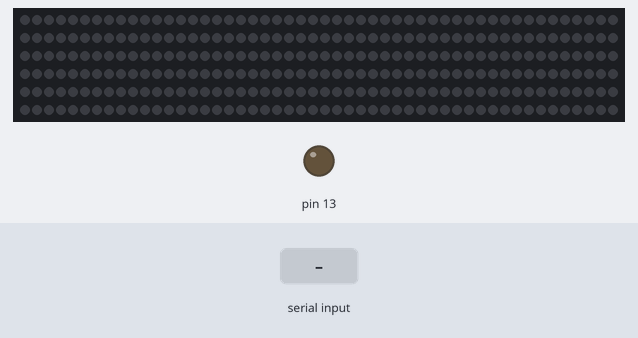
The sketch below on a simulated Arduino Uno, built with avr-gcc and run on an emulated ATmega328P. Shown: 300 RGB LEDs in strip order, left to right, continuing on the next row, output pins drawn as LEDs (lit = HIGH). The test bench sets the inputs (shaded band).

Above: at 1.2 s.
1.3 s: "90,45\n" received over Serial
At 6.0 s:
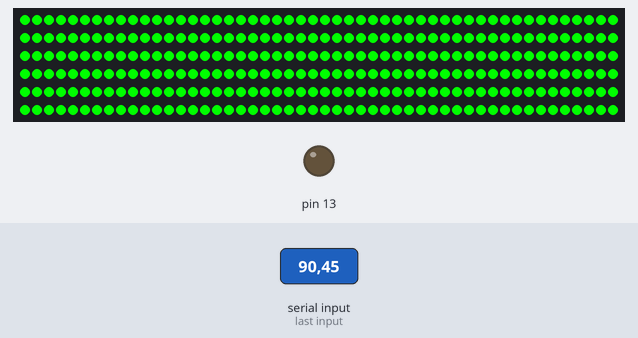
6.3 s: "30,150\n" received over Serial
9.3 s: "90\n" received over Serial
At 11.4 s:
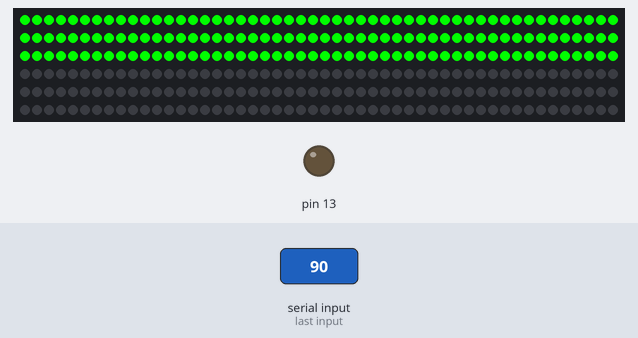
Timing chart, 0 to 12.9 s (numbered marks = the images above; inputs shaded):
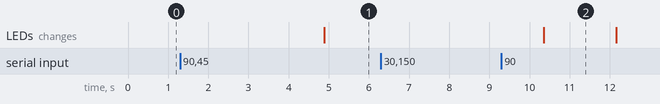

Measured:
- after the input at 1.3 s, the LEDs: change after 3.6 s (image 1)
- after the input at 6.3 s, every drawn part: stays the same

The sketch:

arduinocode.ino
```cpp
#include <Adafruit_NeoPixel.h>
#include <SoftwareSerial.h>

SoftwareSerial mySerial(10, 11); // RX, TX
#define PIN            A0
#define NUMPIXELS      300
Adafruit_NeoPixel pixels = Adafruit_NeoPixel(NUMPIXELS, PIN, NEO_GRB + NEO_KHZ800);

int delayval = 10;
String str = "11";
int precount;
void setup() {
  Serial.begin(9600);
  Serial.setTimeout(3);
  mySerial.begin(4800);
  pixels.begin();
  pinMode(13, OUTPUT);
}

void loop() {

  if (Serial.available()) {
    str = Serial.readString();
    int count = str.toInt();
    mySerial.print(count);
    lightLed((count) *5);
  }
}
void lightLed(int count) {
  //  clearled();
  if (count > precount) {
    for (int i = precount; i <= count; i++) {
      pixels.setPixelColor(i, pixels.Color(0, 255, 0)); // Moderately bright green color.
      pixels.show();
      precount = count;
    }
  }
  else if (count < precount) {
    for (int i = precount; i >= count; i--) {
      pixels.setPixelColor(i, pixels.Color(0, 0, 0)); // Moderately bright green color.
      pixels.show();
      precount = count;
    }
  }
}
void clearled() {
  for (int i = 0; i < NUMPIXELS; i++) {
    pixels.setPixelColor(i, pixels.Color(0, 0, 0));
    pixels.show();
  }
}
```
